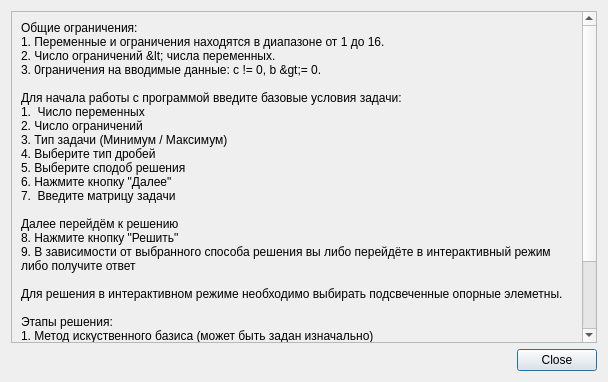
<?xml version="1.0" encoding="UTF-8"?>
<ui version="4.0">
 <class>InstructionDialog</class>
 <widget class="QDialog" name="InstructionDialog">
  <property name="geometry">
   <rect>
    <x>0</x>
    <y>0</y>
    <width>608</width>
    <height>382</height>
   </rect>
  </property>
  <property name="minimumSize">
   <size>
    <width>608</width>
    <height>382</height>
   </size>
  </property>
  <property name="maximumSize">
   <size>
    <width>608</width>
    <height>382</height>
   </size>
  </property>
  <property name="windowTitle">
   <string>Интструкция</string>
  </property>
  <layout class="QVBoxLayout" name="verticalLayout_2">
   <item>
    <layout class="QVBoxLayout" name="verticalLayout">
     <item>
      <widget class="QScrollArea" name="scrollArea">
       <property name="widgetResizable">
        <bool>true</bool>
       </property>
       <widget class="QWidget" name="scrollAreaWidgetContents">
        <property name="geometry">
         <rect>
          <x>0</x>
          <y>0</y>
          <width>565</width>
          <height>504</height>
         </rect>
        </property>
        <layout class="QVBoxLayout" name="verticalLayout_3">
         <item>
          <widget class="QLabel" name="lbl_instruction">
           <property name="text">
            <string>Общие ограничения:
1. Переменные и ограничения находятся в диапазоне от 1 до 16.
2. Число ограничений &lt; числа переменных.
3. 0граничения на вводимые данные: с != 0, b &gt;= 0.

Для начала работы с программой введите базовые условия задачи:
1.  Число переменных
2. Число ограничений
3. Тип задачи (Минимум / Максимум)
4. Выберите тип дробей
5. Выберите сподоб решения
6. Нажмите кнопку &quot;Далее&quot;
7.  Введите матрицу задачи

Далее перейдём к решению
8. Нажмите кнопку &quot;Решить&quot;
9. В зависимости от выбранного способа решения вы либо перейдёте в интерактивный режим либо получите ответ

Для решения в интерактивном режиме необходимо выбирать подсвеченные опорные элеметны.

Этапы решения:
1. Метод искуственного базиса (может быть задан изначально)
2. Решение задачи симплекс-методом
3. Ответ

Если поля базиса останутся не заполненными, то задача будет решена методом искусственного базиса
При введении базиса решение перейдёт сразу на 2 этап.</string>
           </property>
           <property name="wordWrap">
            <bool>true</bool>
           </property>
          </widget>
         </item>
        </layout>
       </widget>
      </widget>
     </item>
     <item>
      <widget class="QDialogButtonBox" name="btn_instruction_close">
       <property name="standardButtons">
        <set>QDialogButtonBox::StandardButton::Close</set>
       </property>
      </widget>
     </item>
    </layout>
   </item>
  </layout>
 </widget>
 <resources/>
 <connections/>
</ui>
